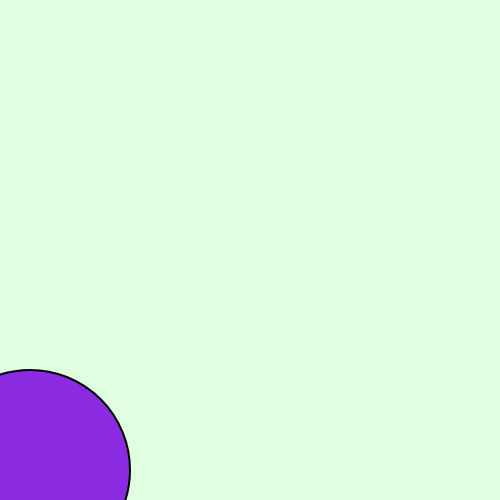
Frame 1 (no input)
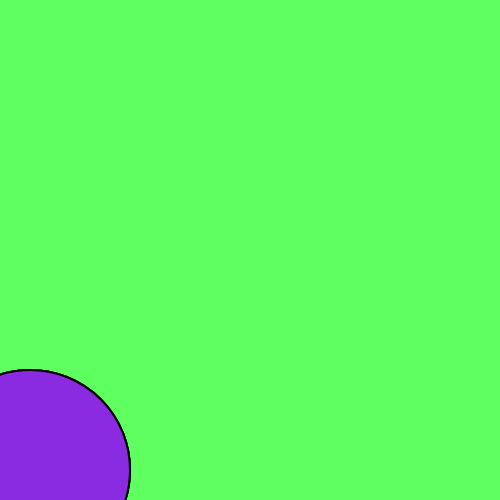
Frame 60 (no input)
Frame 120 (the mouse pressed at the canvas centre since frame 60): identical to frame 60, image omitted

The p5.js sketch that drew these frames (run headless with seeded random() and noise() and a simulated clock; from frame 60 on, the mouse is pressed at the canvas centre):

// p5.js sketch
// ── sketch.js
let x = 0 ;

let blackBall;
let whiteBalls = [];

function setup() {
    createCanvas(500, 500);
    blackBall = { x: 30, y: height - 30, r: 200 }; // r = diameter for circle()
}

function draw() {
    background(98,251,98,50);

   

    // draw black ball at bottom-left (with white stroke so it's visible on dark bg)
    fill("#8a2be2");
    stroke(0);
    strokeWeight(2);
    circle(blackBall.x, blackBall.y, blackBall.r);
    noStroke();


    // update and draw white balls
    for (let i = whiteBalls.length - 1; i >= 0; i--) {
        let b = whiteBalls[i];
        b.x += b.vx;
        b.y += b.vy;
        fill("#ffff00");
        noStroke();
        circle(b.x, b.y, b.r);
        // remove if off screen
        if (b.x < -b.r || b.x > width + b.r || b.y < -b.r || b.y > height + b.r) {
            whiteBalls.splice(i, 1);
            
        }
    }
}

function spawnWhiteBall(targetX, targetY) {
    // default to current mouse/touch position when not provided
    if (targetX === undefined) targetX = mouseX;
    if (targetY === undefined) targetY = mouseY;

    // compute vector from black ball to target
    let dx = targetX - blackBall.x;
    let dy = targetY - blackBall.y;
    let mag = sqrt(dx * dx + dy * dy);
    if (mag === 0) {
        dx = 1;
        dy = 0;
        mag = 1;
    }

    let speed = (3, 9);
    let vx = (dx / mag) * speed;
    let vy = (dy / mag) * speed;

    // start from the edge of the purple ball in the direction of the target
    let startX = blackBall.x + (dx / mag) * (blackBall.r / 2 + 10);
    let startY = blackBall.y + (dy / mag) * (blackBall.r / 2 + 10);

    whiteBalls.push({
        x: startX,
        y: startY,
        vx: vx,
        vy: vy,
        r: 20
    });
}

function mousePressed() {
    if (dist(mouseX, mouseY, blackBall.x, blackBall.y) <= blackBall.r / 2) {
        spawnWhiteBall(mouseX, mouseY);
    }
}

function touchStarted() {
    if (dist(mouseX, mouseY, blackBall.x, blackBall.y) <= blackBall.r / 2) {
        spawnWhiteBall(mouseX, mouseY);
    }
    return false;
}
